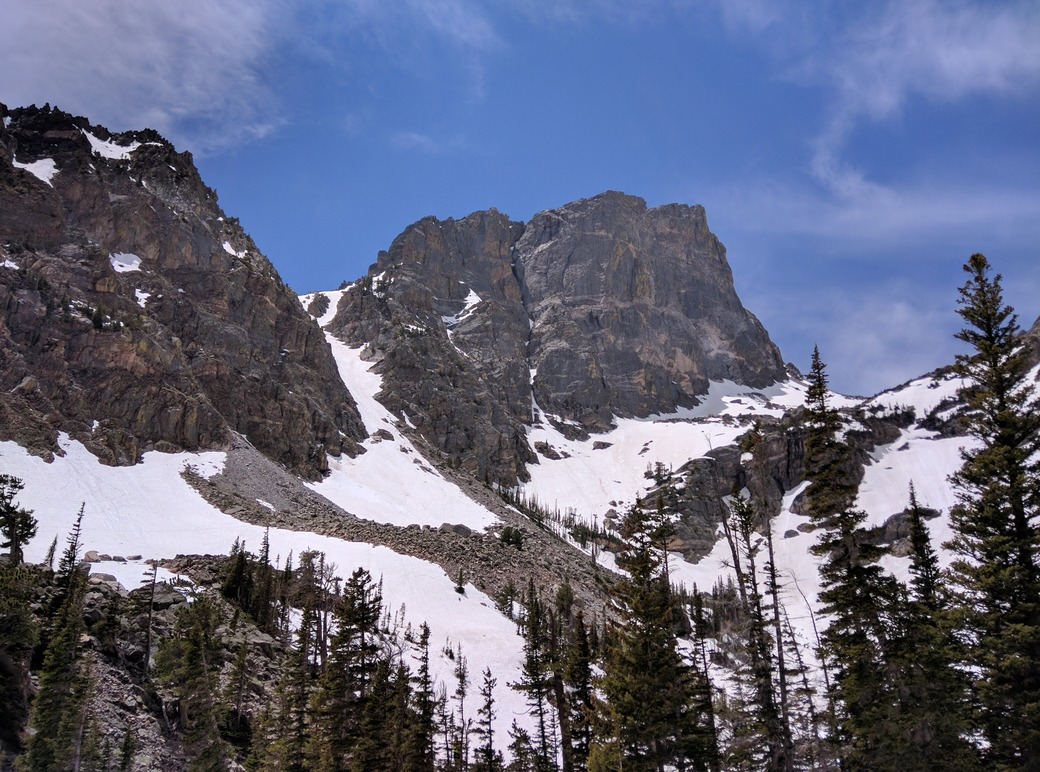
#> input picture 4293 Python26/Richie's Lab/Lab06/src/images/hallett_peak.jpg, 1040 x 772 px
$ python cartoon_filter.py
#> lines starting #> are read from the running program, lines starting #| are printed output that depends on the picture; after the words box and inside, x2 and y2 are one past the last pixel; in counts of white or black regions, pixels touching at a corner belong together
### 4293 Python26/Daniel's Labs/lab6/preprocessing.py
"""Image preprocessing functions for Lab 6"""

import numpy as np
import matplotlib.pyplot as plt
from pathlib import Path

def read_image(filename: str):
    """Read the file indicated by filename as a numpy rgb image array."""
    return np.array(plt.imread(Path(filename)))

def luma_transform(rgb_ndarray):
    """Perform the luma transform on the red, green, and blue channels of the image ndarray"""
    return np.dot(rgb_ndarray[...,:3], [.2989, .5870, .1140])

def preprocess(filename: str):
    """Given an image filename, load and convert the image to a grayscale ndarray."""
    return luma_transform(read_image(filename))

# [7 lines that do not run on import are left out]

### 4293 Python26/Daniel's Labs/lab6/cartoon_filter.py
import numpy as np
import matplotlib.pyplot as plt
from matplotlib.widgets import Slider
from preprocessing import read_image, luma_transform

# I used Grok to help me figured out the approximation of the gradient vector
def gradient(G: np.ndarray) -> np.ndarray:
    """Gradient approximation method.

    Design decisions:
    - Uses a 3x3 neighborhood (more pixels than the basic 2-pixel centered difference).
    - Applies Sobel-style coefficients (-1, -2, -1 | 1, 2, 1) for smoothing in the
      perpendicular direction while approximating the derivative. This incorporates
      off-axis (diagonal) pixels.
    - No explicit division (scale is handled by the adjustable threshold slider).
    - Boundaries still set to zero gradient (same handling as basic version).

    Qualitative effect on the transformed image:
    - Produces thicker, more continuous, and cleaner edges.
    - Much less sensitive to small noise/artifacts in the original photo.
    - Results in a more "cartoon-y" look with prominent structural lines and
      fewer stray pixels compared to the basic central-difference method.
    """
    m, n = G.shape
    grad = np.zeros((m, n, 2), dtype=float)

    # Interior region where full 3x3 kernel fits (rows/cols 1 to -2)
    # Sobel Gx (horizontal gradient)
    grad[1:-1, 1:-1, 0] = (
        -G[:-2, :-2] - 2 * G[1:-1, :-2] - G[2:, :-2] +
         G[:-2, 2:]  + 2 * G[1:-1, 2:]  + G[2:, 2:]
    )

    # Sobel Gy (vertical gradient)
    grad[1:-1, 1:-1, 1] = (
        -G[:-2, :-2] - 2 * G[:-2, 1:-1] - G[:-2, 2:] +
         G[2:, :-2]  + 2 * G[2:, 1:-1]  + G[2:, 2:]
    )

    return grad


def detect_edges(grad: np.ndarray, threshold: float) -> np.ndarray:
    """Return boolean mask (same shape as image) where L2 norm of gradient exceeds threshold.
    L2 (Euclidean) norm chosen as it is the most common and gives smooth, natural-looking edges.
    """
    norms = np.linalg.norm(grad, axis=2)  # equivalent to sqrt(dx² + dy²)
    return norms > threshold


if __name__ == "__main__":
    # Get valid image filename from user (requirement: does not crash on invalid input)
    while True:
        try:
            filename = input("Enter image filename: ").strip()
#> the answer given: ../../Richie's Lab/Lab06/src/images/hallett_peak.jpg
            if not filename:
                print("Please enter a filename.")
                continue
            rgb = read_image(filename)          # original color image
#> in read_image, returned value is the input picture: shape (772, 1040, 3); mean R, G, B 98.6, 102.8, 125
            G = luma_transform(rgb)             # grayscale for gradient computation
#> in luma_transform, `return np.dot(rgb_ndarray[...,:3], [.2989, .5870, .1140])`:
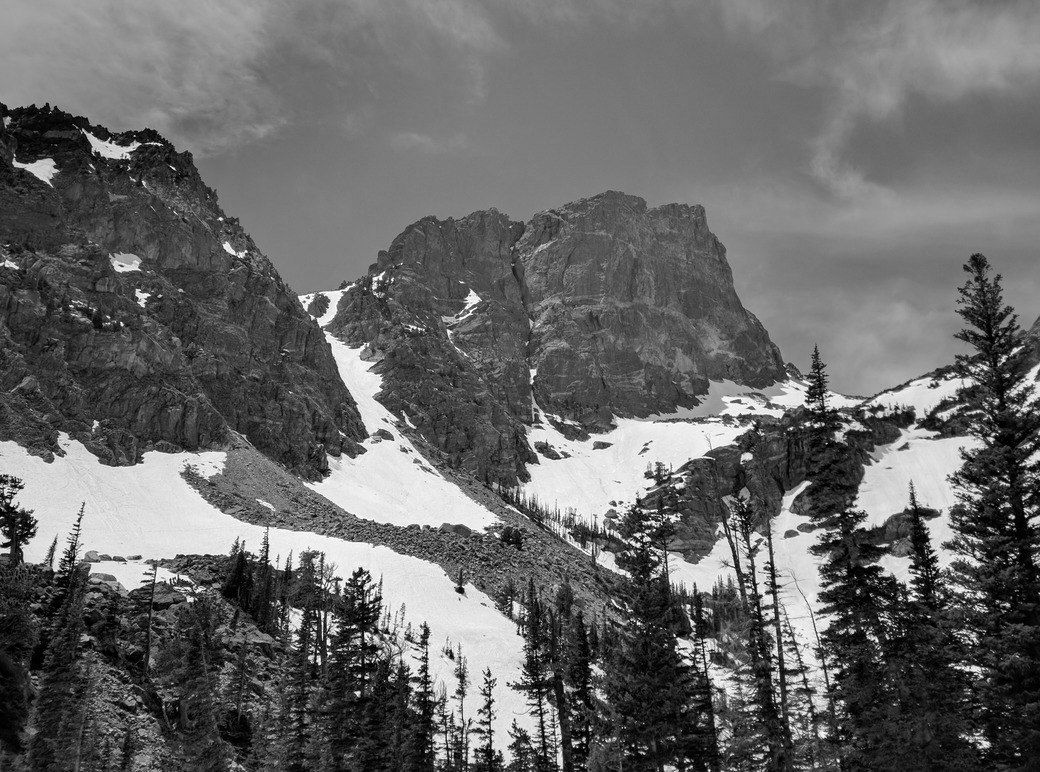
#> returned value: shape (772, 1040) float64; min 0, max 255, mean 104.1
            print(f"Loaded {filename} ({G.shape[0]}x{G.shape[1]} grayscale)")
#| Loaded ../../Richie's Lab/Lab06/src/images/hallett_peak.jpg (772x1040 grayscale)
            break
        except Exception as e:
            print(f"Error loading image: {e}")
            print("Please try a different filename (or full path).")

    grad = gradient(G)

    # Pre-compute max norm so slider range is sensible for any image
    max_norm = np.max(np.linalg.norm(grad, axis=2))
#> max_norm = 914.1
    default_threshold = max_norm / 8.0 if max_norm > 0 else 5.0
#> default_threshold = 114.3

    def masked_image(thresh: float):
        """Build the cartoon version: black lines where edges detected."""
        edges = detect_edges(grad, thresh)
        masked = rgb.copy()
        masked[edges] = 0          # sets entire pixel (all 3 RGB channels) to black
        return masked

    # Set up the interactive plot
    fig, ax = plt.subplots(figsize=(12, 8))
    plt.subplots_adjust(bottom=0.25)   # room for slider

    # Initial display
    initial_masked = masked_image(default_threshold)
#> in detect_edges, `norms = np.linalg.norm(grad, axis=2)`:
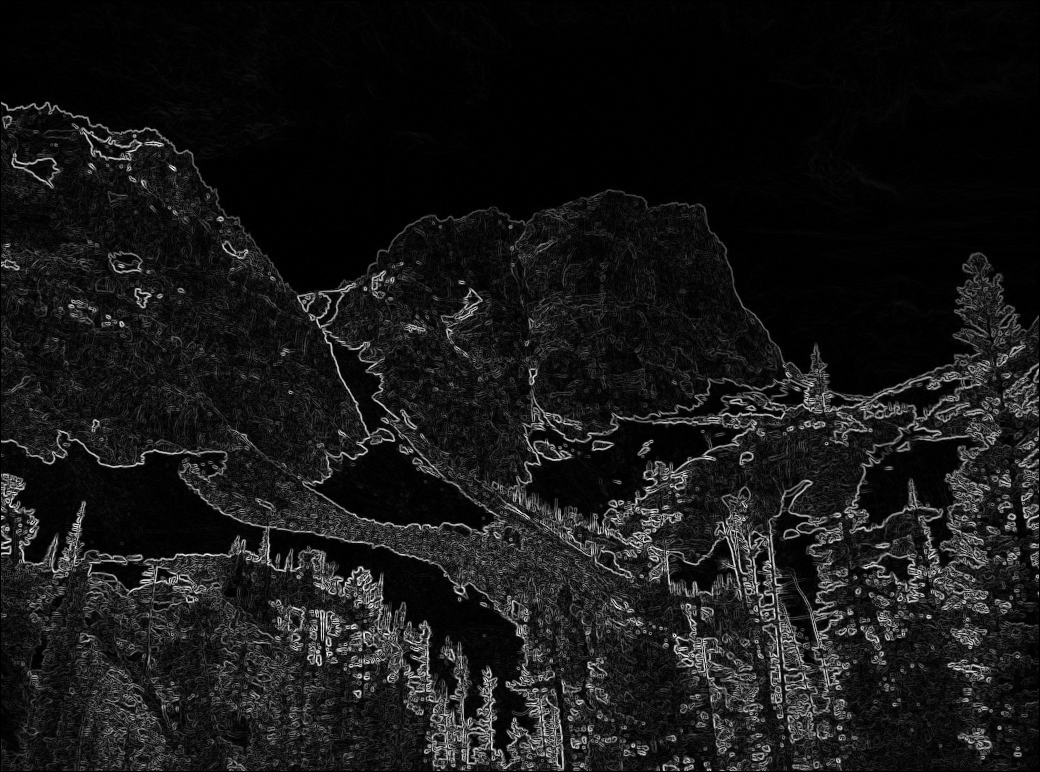
#> norms: shape (772, 1040) float64; min 0, max 914.1, mean 84.6; drawn with min black and max white
#> in detect_edges, `return norms > threshold`:
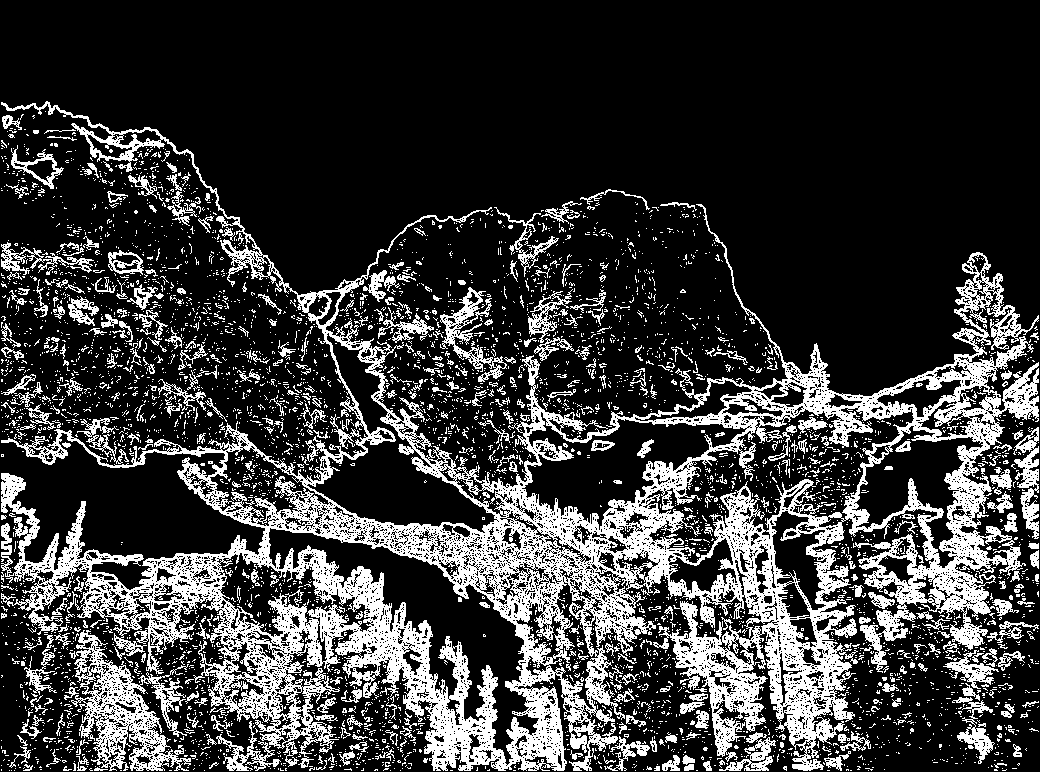
#> returned value: shape (772, 1040) bool; 22.9% white; 4890 white regions (4456 under 20 px), largest, box (x1, y1, x2, y2) and area: (1, 101, 1039, 771) 127758, (69, 630, 191, 771) 6259, (440, 287, 507, 382) 1562
#> in masked_image, `masked[edges] = 0`:
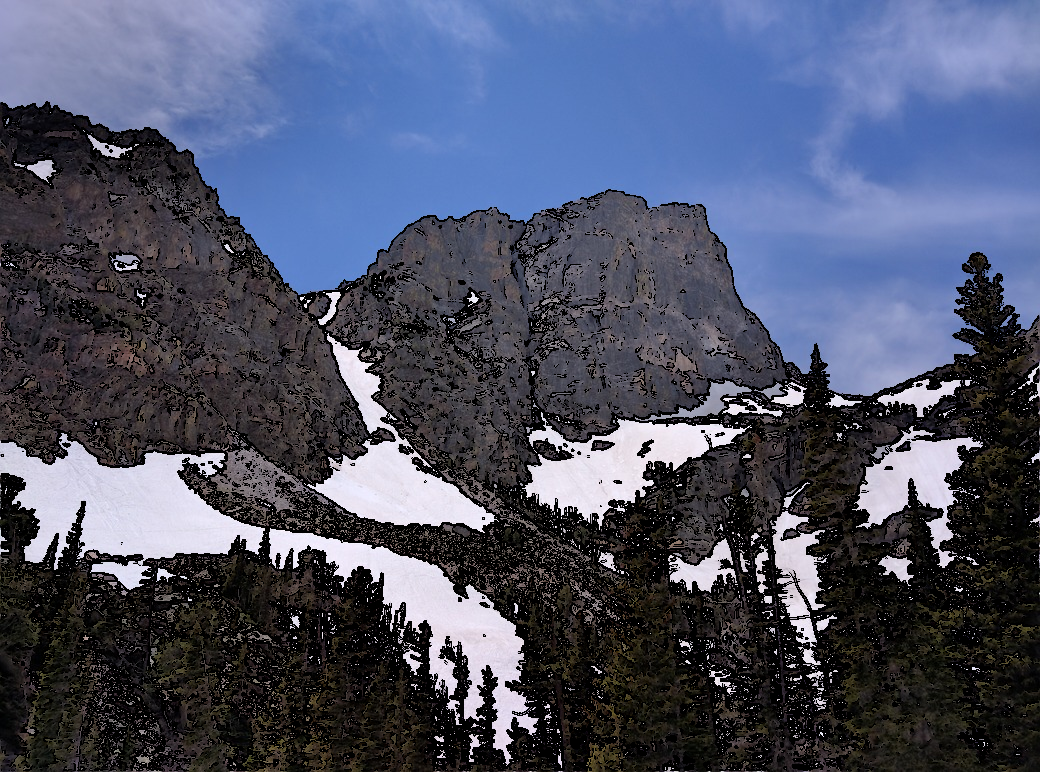
#> masked: shape (772, 1040, 3); mean R, G, B 75.5, 81.4, 102.5
    im = ax.imshow(initial_masked)
    ax.set_title("Cartoon Filter")
    ax.axis("off")

    # Threshold slider
    slider_ax = plt.axes([0.2, 0.12, 0.6, 0.04])
    thresh_slider = Slider(
        slider_ax,
        "Edge Threshold",
        valmin=0.0,
        valmax=max_norm * 1.2,
        valinit=default_threshold,
        valfmt="%.2f"
    )

    def update(val):
        """Slider callback: rebuild mask with new threshold (gradient is reused)."""
        new_thresh = thresh_slider.val
        new_masked = masked_image(new_thresh)
        im.set_data(new_masked)
        fig.canvas.draw_idle()

    thresh_slider.on_changed(update)

    plt.show()
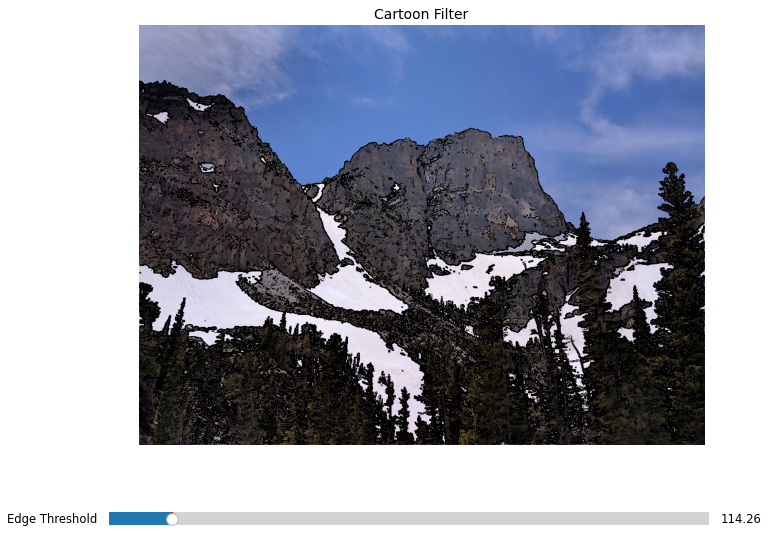
#> figure drawn by matplotlib, 2 panels
